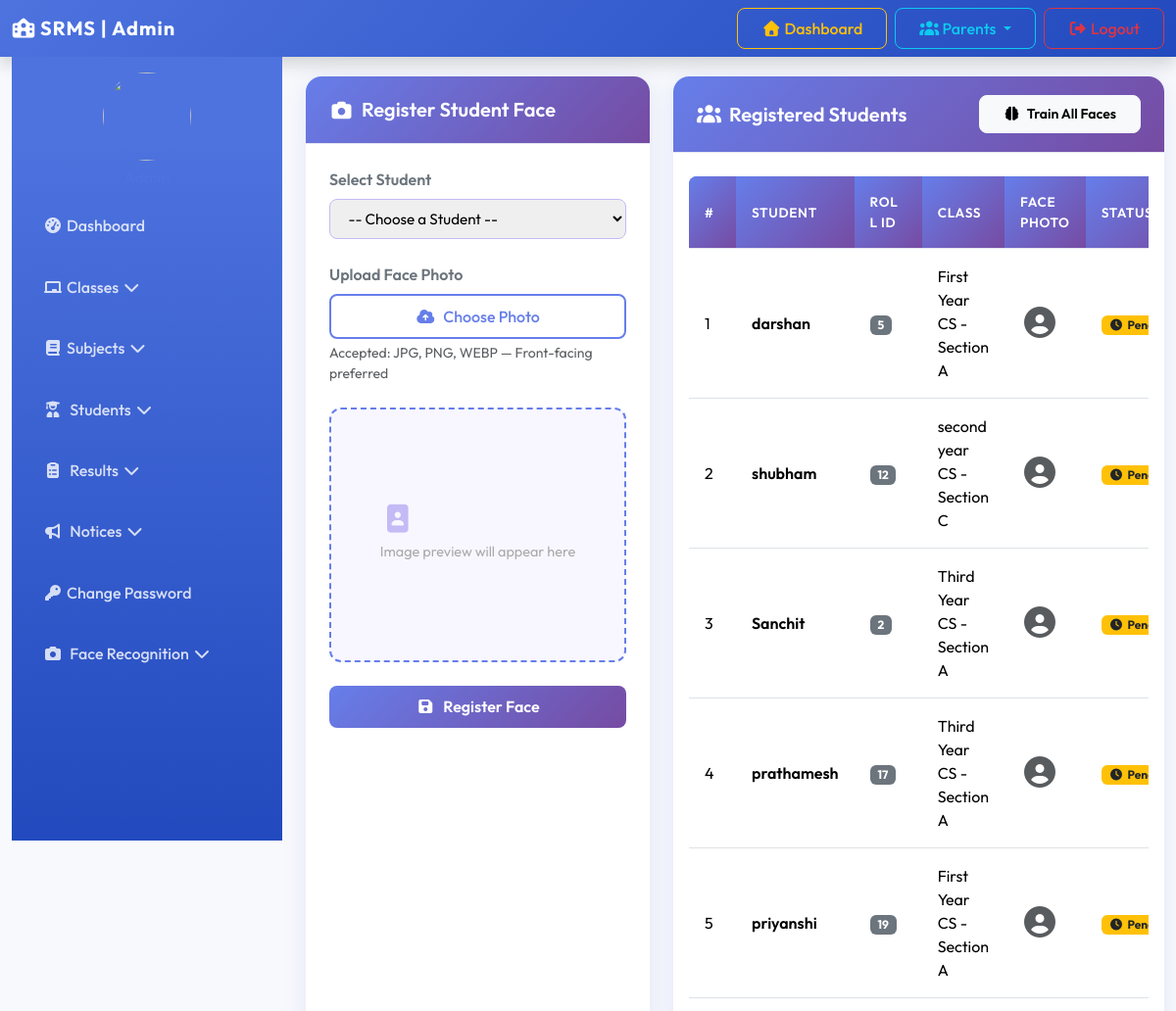
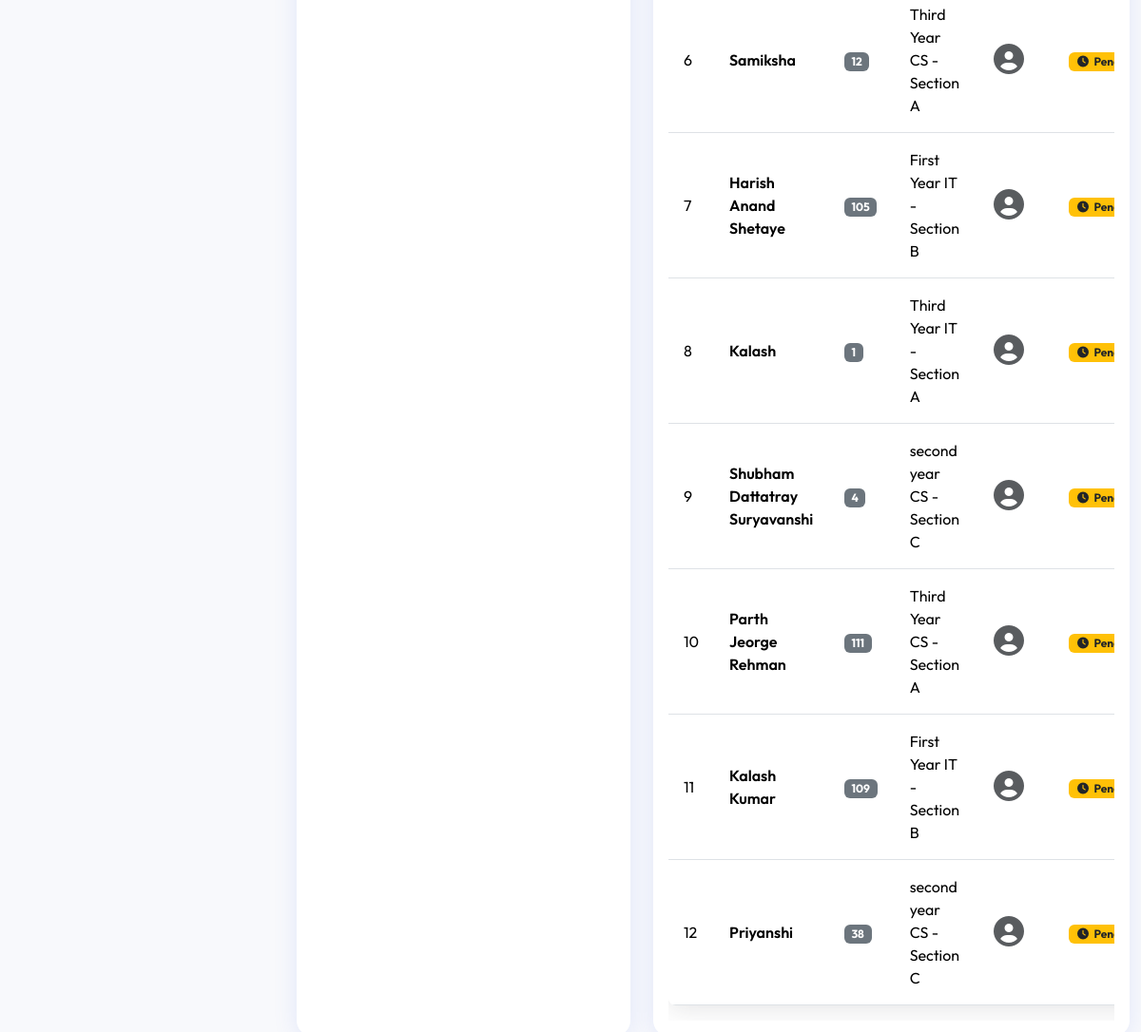
Page /face/register/ (signed in) on the committed database (2 pictures, top to bottom).
### resultapp/models.py (models this page shows, shortened)
class Student(models.Model):
    GENDER_CHOICES = [
        ('male', 'Male'),
        ('female', 'Female'),
        ('other', 'Other'),
    ]
    name = models.CharField(max_length=200)
    roll_id = models.CharField(max_length=20, unique=True)
    email = models.EmailField(max_length=50, unique=True)
    gender = models.CharField(max_length=10, choices=GENDER_CHOICES)
    dob = models.CharField(max_length=20)
    student_class = models.ForeignKey(Class, on_delete=models.SET_NULL, null=True)
    reg_date = models.DateTimeField(auto_now_add=True)
    updation_date = models.DateTimeField(auto_now=True)
    status = models.IntegerField(default=1)
    photo = models.ImageField(upload_to='student_faces/', null=True, blank=True)

class Class(models.Model):
    class_name = models.CharField(max_length=100)
    class_numeric = models.IntegerField()
    section = models.CharField(max_length=10)
    creation_date = models.DateTimeField(auto_now_add=True)
    updation_date = models.DateTimeField(auto_now=True)
    class Meta:
        verbose_name_plural = "Classes"
    def __str__(self):
        return f"{self.class_name} - Section {self.section}"

### resultapp/views.py (the view, shortened to what this page needs)
# urls.py: path('face/register/', face_register, name='face_register'),
@login_required
def face_register(request):
    students = Student.objects.filter(status=1)
    return render(request, 'admin/face_register.html', {'students': students})

### resultapp/templates/admin/face_register.html (shortened to what this page needs)
{% extends 'admin_base.html' %}
{% load static %}
{% block content %}
<div class="row g-4">
  <div class="col-lg-5">
    <div class="card face-card h-100">
      <div class="card-header d-flex align-items-center gap-2">
        <i class="fas fa-camera text-white fa-lg"></i>
        <span class="text-white fw-semibold fs-5">Register Student Face</span>
      </div>
      <div class="card-body p-4">
        <form method="POST" enctype="multipart/form-data" id="registerForm">
          <div class="mb-4">
            <label class="form-label fw-semibold text-secondary">Select Student</label>
            <select name="student_id" id="studentSelect" class="student-select" required>
              <option value="">-- Choose a Student --</option>
            </select>
          </div>
          <div class="mb-4">
            <label class="form-label fw-semibold text-secondary">Upload Face Photo</label>
            <label for="photoInput" class="upload-label">
              <i class="fas fa-cloud-upload-alt me-2"></i>Choose Photo
            </label>
            <small class="text-muted d-block mt-1">Accepted: JPG, PNG, WEBP — Front-facing preferred</small>
          </div>
          <div class="preview-box mb-4" id="previewBox">
            <div class="placeholder-text" id="previewPlaceholder">
              <i class="fas fa-portrait fa-2x mb-2 d-block" style="color:#c4baf5;"></i>
              Image preview will appear here
            </div>
          </div>
          <button type="submit" class="btn btn-primary-grad w-100" id="submitBtn">
            <i class="fas fa-save me-2"></i>Register Face
          </button>
        </form>
      </div>
    </div>
  </div>
  <div class="col-lg-7">
    <div class="card face-card">
      <div class="card-header d-flex align-items-center justify-content-between">
        <div class="d-flex align-items-center gap-2">
          <i class="fas fa-users text-white fa-lg"></i>
          <span class="text-white fw-semibold fs-5">Registered Students</span>
        </div>
        <button class="btn btn-light btn-sm fw-semibold" id="trainBtn" onclick="trainAllFaces()">
          <i class="fas fa-brain me-1"></i> Train All Faces
        </button>
      </div>
      <div class="card-body p-3">
        {% if students %}
          <div class="table-responsive">
            <table class="table table-hover align-middle table-registered">
              <thead>
                <tr>
                  <th>#</th>
                  <th>Student</th>
                  <th>Roll ID</th>
                  <th>Class</th>
                  <th>Face Photo</th>
                  <th>Status</th>
                </tr>
              </thead>
              <tbody>
                {% for student in students %}
                <tr>
                  <td>{{ forloop.counter }}</td>
                  <td class="fw-semibold">{{ student.name }}</td>
                  <td><span class="badge bg-secondary">{{ student.roll_id }}</span></td>
                  <td>{{ student.student_class }}</td>
                  <td>
                    {% if student.photo %}
                      <img src="{{ student.photo.url }}" alt="{{ student.name }}"
                           width="48" height="48" class="rounded-circle object-fit-cover border border-2"
                           style="border-color:#667eea !important; cursor:pointer;"
                           onclick="showFullPhoto('{{ student.photo.url }}', '{{ student.name }}')">
                    {% else %}
                      <span class="text-muted"><i class="fas fa-user-circle fa-2x"></i></span>
                    {% endif %}
                  </td>
                  <td>
                    {% if student.photo %}
                      <span class="badge" style="background:#28a745;">
                        <i class="fas fa-check-circle me-1"></i>Registered
                      </span>
                    {% else %}
                      <span class="badge bg-warning text-dark">
                        <i class="fas fa-clock me-1"></i>Pending
                      </span>
                    {% endif %}
                  </td>
                </tr>
                {% endfor %}
              </tbody>
            </table>
          </div>
        {% else %}
          <p class="text-muted text-center mt-4">No active students found.</p>
        {% endif %}
      </div>
    </div>
  </div>
</div>
{% endblock %}

### resultapp/templates/admin_base.html (shortened to what this page needs)
{% load static %}
<!DOCTYPE html>
<html lang="en">
<head>
  <link href="https://cdn.jsdelivr.net/npm/bootstrap@5.3.8/dist/css/bootstrap.min.css" rel="stylesheet"
 />
  <link rel="stylesheet" href="https://cdnjs.cloudflare.com/ajax/libs/font-awesome/7.0.1/css/all.min.css"
 />
  <link rel="stylesheet" href="{% static 'css/style.css' %}">
</head>
<body>
  {% include 'topbar.html' %}
  <div class="container-fluid">
    <div class="row">
      <div class="col-md-3 sidebar-wrapper">
        {% include 'sidebar.html' %}
      </div>
      <main class="col-md-9">
        {% block content %}{% endblock %}
      </main>
    </div>
  </div>
</body>
</html>

### resultapp/templates/topbar.html (shortened to what this page needs)
<nav class="navbar navbar-expand-lg navbar-dark shadow">
  <div class="container-fluid">
    <a class="navbar-brand" href="#"><i class="fas fa-school me-1"></i>SRMS | Admin</a>
    <div class="collapse navbar-collapse justify-content-end" id="abc">
      <ul class="navbar-nav gap-2 mt-2 mt-lg-0">
        <li class="nav-item">
          <a class="btn btn-outline-warning w-100" href="{% url 'admin_dashboard' %}">
            <i class="fas fa-home"></i> Dashboard
          </a>
        </li>
        <li class="nav-item dropdown">
          <a class="btn btn-outline-info w-100 dropdown-toggle" href="#" id="parentDropdown"
            role="button" data-bs-toggle="dropdown" aria-expanded="false">
            <i class="fas fa-users"></i> Parents
          </a>
        </li>
        <li class="nav-item">
          <a class="btn btn-outline-danger w-100" href="{% url 'admin_logout' %}">
            <i class="fas fa-sign-out-alt"></i> Logout
          </a>
        </li>
      </ul>
    </div>
  </div>
</nav>

### resultapp/templates/sidebar.html (shortened to what this page needs)
{% load static %}
<nav class="sidebar pt-3">
  <div class="text-white text-center">
    <img src="{% static 'images/admin.png' %}" class="rounded-circle mb-2" width="90" height="90" />
    <h6>Admin</h6>
  </div>
  <ul class="nav flex-column">
    <li class="nav-item">
      <a href="{% url 'admin_dashboard' %}" class="nav-link"><i class="fas fa-tachometer-alt me-1"></i>Dashboard</a>
    </li>
    <li class="nav-item">
      <a href="#classesMenu" data-bs-toggle="collapse" class="nav-link"><i class="fas fa-chalkboard me-1"></i>Classes
        <i class="fas fa-chevron-down me-1"></i></a>
    </li>
    <li class="nav-item">
      <a href="#subjectsMenu" data-bs-toggle="collapse" class="nav-link"><i class="fas fa-book me-1"></i>Subjects
        <i class="fas fa-chevron-down me-1"></i></a>
    </li>
    <li class="nav-item">
      <a href="#studentMenu" data-bs-toggle="collapse" class="nav-link"><i class="fas fa-user-graduate me-1"></i>
        Students
        <i class="fas fa-chevron-down me-1"></i></a>
    </li>
    <li class="nav-item">
      <a href="#resultsMenu" data-bs-toggle="collapse" class="nav-link"><i class="fas fa-clipboard-list me-1"></i>
        Results
        <i class="fas fa-chevron-down me-1"></i></a>
    </li>
    <li class="nav-item">
      <a href="#NoticeMenu" data-bs-toggle="collapse" class="nav-link"><i class="fas fa-bullhorn me-1"></i> Notices
        <i class="fas fa-chevron-down me-1"></i></a>
    </li>
    <li class="nav-item">
      <a href="{% url 'change_password' %}" class="nav-link"><i class="fas fa-key me-1"></i>Change Password</a>
    </li>
    <li class="nav-item">
      <a href="#faceMenu" data-bs-toggle="collapse" class="nav-link">
        <i class="fas fa-camera me-1"></i> Face Recognition
        <i class="fas fa-chevron-down me-1"></i>
      </a>
    </li>
  </ul>
</nav>

### resultapp/static/css/style.css (style rules this page uses)
:root { --primary-color: #4e73df; --secondary-color: #858796; --success-color: #1cc88a; --info-color: #36b9cc; --warning-color: #f6c23e; --danger-color: #e74a3b; --light-bg: #f8f9fc; --dark-text: #5a5c69; --card-shadow: 0 .15rem 1.75rem 0 rgba(58, 59, 69, .15); }
body { font-family: 'Outfit', sans-serif; background-color: var(--light-bg); color: var(--dark-text); }
h1, h2, h3, h4, h5, h6 { font-weight: 600; color: #4e73df; }
.navbar { background: linear-gradient(135deg, #4e73df 0%, #224abe 100%) !important; box-shadow: 0 4px 6px -1px rgba(0, 0, 0, 0.1); }
.navbar-brand { font-weight: 700; letter-spacing: 1px; }
.card { border: none; border-radius: 0.75rem; box-shadow: var(--card-shadow); transition: transform 0.2s ease-in-out; }
.card-header { background-color: #fff; border-bottom: 1px solid #e3e6f0; font-weight: 700; color: var(--primary-color); }
.btn { border-radius: 0.5rem; padding: 0.5rem 1.5rem; font-weight: 500; transition: all 0.2s; }
.table { background-color: #fff; border-radius: 0.5rem; overflow: hidden; box-shadow: 0 0.15rem 1.75rem 0 rgba(58, 59, 69, 0.15); }
.table thead th { background-color: #4e73df; color: #fff; border: none; font-weight: 600; text-transform: uppercase; font-size: 0.85rem; letter-spacing: 0.05em; }
.table td, .table th { vertical-align: middle; padding: 1rem; border-top: 1px solid #e3e6f0; }
.sidebar { background: linear-gradient(180deg, #4e73df 10%, #224abe 100%); min-height: 100vh; }
.sidebar .nav-link { color: rgba(255, 255, 255, 0.8); font-weight: 500; padding: 1rem; border-radius: 0.5rem; margin: 0.2rem 1rem; }
.sidebar .nav-link i { margin-right: 0.75rem; width: 20px; text-align: center; }

### resultapp/templates/admin_base.html (style rules this page uses)
.sidebar-wrapper { position: sticky; top: 0; height: 100vh; overflow-y: auto; }
main { padding: 20px; min-height: 100vh; }

### resultapp/templates/admin/face_register.html (style rules this page uses)
.face-card { border: none; border-radius: 16px; box-shadow: 0 4px 24px rgba(102,126,234,.15); }
.face-card .card-header { background: linear-gradient(135deg, #667eea 0%, #764ba2 100%); border-radius: 16px 16px 0 0; padding: 1.2rem 1.5rem; }
.preview-box { width: 100%; max-width: 320px; height: 260px; border: 2px dashed #667eea; border-radius: 12px; display: flex; align-items: center; justify-content: center; background: #f8f7ff; overflow: hidden; margin: 0 auto; transition: border-color .3s; }
.preview-box .placeholder-text { color: #aaa; font-size: .9rem; text-align: center; padding: 1rem; }
.upload-label { cursor: pointer; display: block; border: 2px solid #667eea; border-radius: 8px; padding: .55rem 1rem; text-align: center; color: #667eea; font-weight: 500; transition: all .25s; }
.btn-primary-grad { background: linear-gradient(135deg, #667eea 0%, #764ba2 100%); border: none; border-radius: 8px; color: #fff; font-weight: 600; padding: .6rem 1.8rem; transition: opacity .25s; }
.student-select { border: 1.5px solid #c4baf5; border-radius: 8px; padding: .55rem .9rem; font-size: .95rem; width: 100%; }
.table-registered th { background: linear-gradient(135deg, #667eea 0%, #764ba2 100%); color: #fff; }

### rows in the picture
Student: name "darshan", roll_id "5", student_class "First Year CS - Section A", shows "Pending"
Student: name "shubham", roll_id "12", student_class "second year CS - Section C", shows "Pending"
Student: name "Sanchit", roll_id "2", student_class "Third Year CS - Section A", shows "Pending"
Student: name "prathamesh", roll_id "17", student_class "Third Year CS - Section A", shows "Pending"
Student: name "priyanshi", roll_id "19", student_class "First Year CS - Section A", shows "Pending"
Student: name "Samiksha", roll_id "12", student_class "Third Year CS - Section A", shows "Pending"
Student: name "Harish Anand Shetaye", roll_id "105", student_class "First Year IT - Section B", shows "Pending"
Student: name "Kalash", roll_id "1", student_class "Third Year IT - Section A", shows "Pending"
Student: name "Shubham Dattatray Suryavanshi", roll_id "4", student_class "second year CS - Section C", shows "Pending"
Student: name "Parth Jeorge Rehman", roll_id "111", student_class "Third Year CS - Section A", shows "Pending"
Student: name "Kalash Kumar", roll_id "109", student_class "First Year IT - Section B", shows "Pending"
Student: name "Priyanshi", roll_id "38", student_class "second year CS - Section C", shows "Pending"
